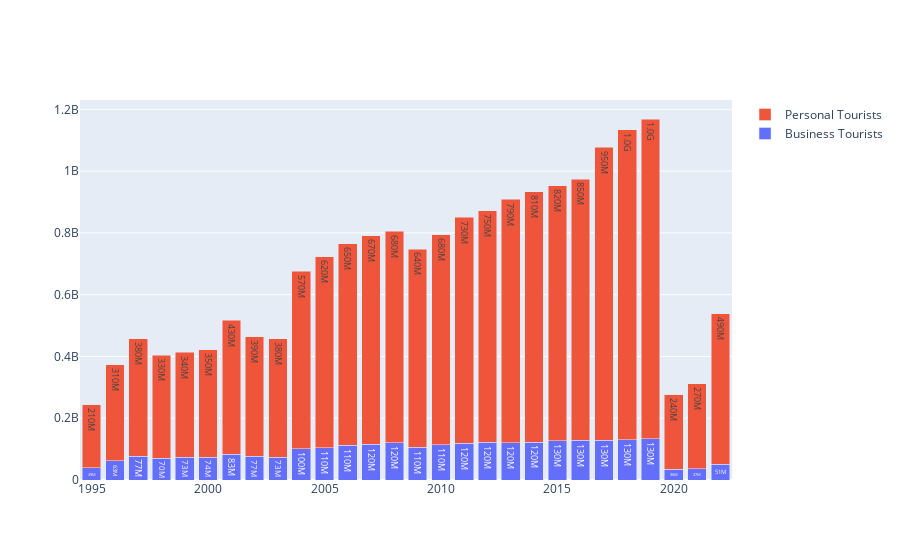

Notebook code for this chart:
### Code cell
grafico = purpose.groupby(['year'])[['business_tourists', 'personal_tourists']].sum().reset_index()

import plotly.graph_objects as go

fig = go.Figure(data=[
    go.Bar(name='Business Tourists', x=grafico['year'], y=grafico['business_tourists'], text=grafico['business_tourists'], texttemplate='%{text:.2s}'),
    go.Bar(name='Personal Tourists', x=grafico['year'], y=grafico['personal_tourists'], text=grafico['personal_tourists'], texttemplate='%{text:.2s}')
])

# Update layout to stack bars
fig.update_layout(barmode='stack')

# Show the plot
fig.show()
